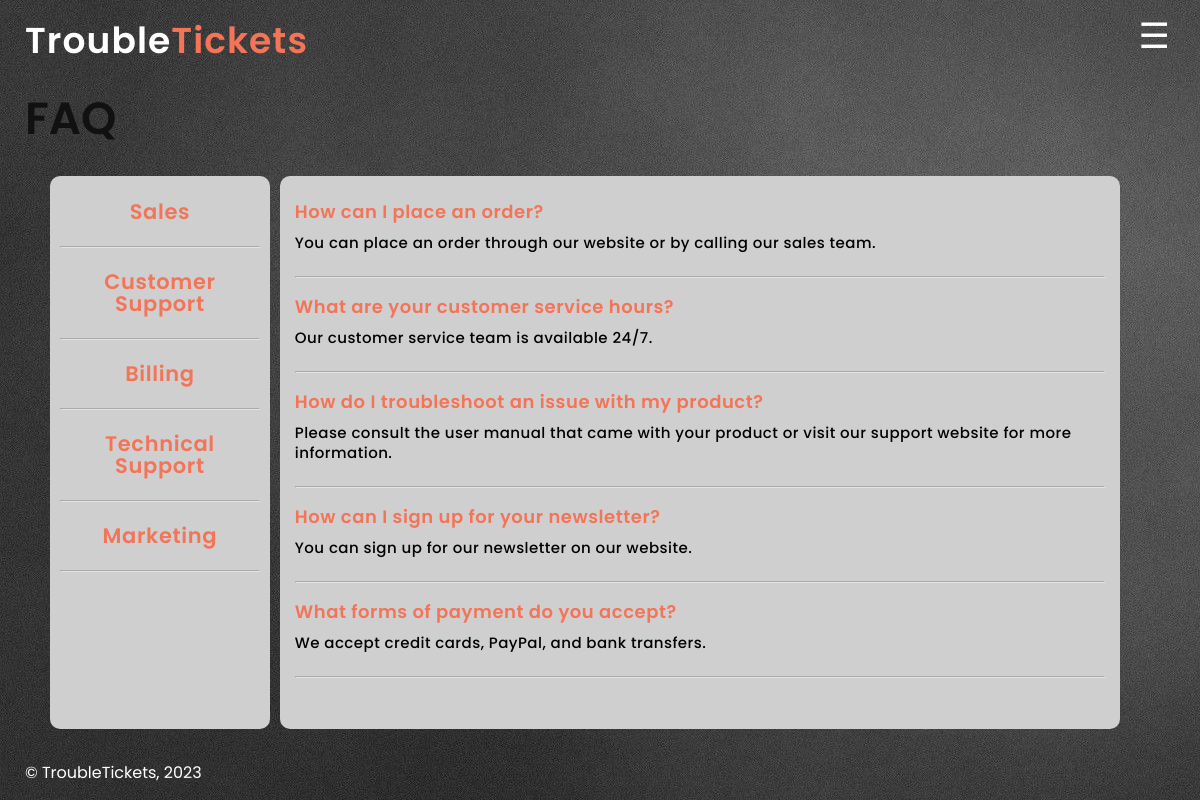
Page /pages/faq.php (signed in) on the committed database.
### tables this page shows
CREATE TABLE DEPARTMENTS (
department_id INTEGER PRIMARY KEY AUTOINCREMENT,
department_name VARCHAR(255) NOT NULL
);

CREATE TABLE FAQS (
faq_id INTEGER PRIMARY KEY AUTOINCREMENT,
department_id INTEGER NOT NULL,
question VARCHAR(255) NOT NULL,
answer VARCHAR(255),
FOREIGN KEY(department_id) REFERENCES DEPARTMENTS(department_id)
);

### pages/faq.php (called while the page is built, shortened)
<?php
require_once(__DIR__ . '/../templates/normal.php');
require_once(__DIR__ . '/../templates/faq_template.php');
$session = new Session();
output_faq_page($session);
?>

### database/department.class.php (called while the page is built, shortened)
<?php
class Department
{
    public function __construct(int $id, string $name)
    {
        $this->id = $id;
        $this->name = (string) $name;
    }
    static function getDepartments(PDO $db, int $count): array
    {
        $stmt = $db->prepare('SELECT department_id, department_name FROM DEPARTMENTS LIMIT ?');
        $stmt->execute(array($count));
        $departments = array();
        while ($department = $stmt->fetch()) {
            $departments[] = new Department(
                $department['department_id'],
                $department['department_name']
            );
        }
        return $departments;
    }
}
?>

### database/faq.class.php (called while the page is built, shortened)
<?php
class FAQ
{
    public function __construct(int $id, int $department_id, string $question, string $answer)
    {
        $this->id = $id;
        $this->question = $question;
        $this->answer = $answer;
    }
    public static function getFAQS(PDO $db, int $count): array
    {
        $stmt = $db->prepare('SELECT faq_id, department_id, question, answer FROM FAQS LIMIT ?');
        $stmt->execute(array($count));
        $faqs = array();
        while ($faq = $stmt->fetch()) {
            $faqs[] = new FAQ(
                $faq['faq_id'],
                $faq['department_id'],
                $faq['question'],
                $faq['answer']
            );
        }
        return $faqs;
    }
}
?>

### templates/faq_template.php (the view, shortened to what this page needs)
<?php
function output_faq_page(Session $session)
{
?>
  <?php
  require_once(__DIR__ . '/../database/connection.db.php');
  require_once(__DIR__ . '/../database/department.class.php');
  $db = getDataBaseConnection(); ?>
  <section id='full-faq' class='full-faq'>
    <h2>FAQ</h2>
    <section id="faq" class="faq">
      <?php output_departments($session); ?>
      <?php output_faq();
      ?>
    </section>
  </section>
<?php
}
?>
<?php
function output_departments(Session $session)
{
  require_once(__DIR__ . '/../database/connection.db.php');
  require_once(__DIR__ . '/../database/department.class.php');
  $db = getDatabaseConnection();
  $departments = Department::getDepartments($db, 10);
?>
  <div class="departments">
    <?php
    foreach ($departments as $department) { ?>
      <h3 data-dep-id='<?php echo $department->id ?>'><?php echo $department->name ?></h3>
      <hr>
    <?php } ?>
  </div>
<?php
}
?>
<?php
function output_faq()
{
  require_once(__DIR__ . '/../database/connection.db.php');
  require_once(__DIR__ . '/../database/faq.class.php');
  $db = getDataBaseConnection();
  $faqs = FAQ::getFAQS($db, 20);
?>
  <div class='questions'>
    <?php
    foreach ($faqs as $faq) {   ?>
      <div class="question" data-faq-id='<?php echo $faq->id ?>'>
        <h4><?php echo $faq->question ?></h4>
        <p> <?php echo $faq->answer ?> </p>
        <hr>
      </div>
    <?php
    } ?>
  </div>
<?php
}
?>

### css/style.css (style rules this page uses)
* { max-width: 100%; max-height: 100%; }
html { background-image: url('/images/grey.jpg'); }
section { padding-left: 25px; padding-top: 15px; }
section h2 { color: #111111; margin: 0px; }
section h3 { color: #FFFFFF; }
section#full-faq div.departments { background-color: #CFCFCF; border-radius: 10px; }
section#full-faq div.questions { background-color: #CFCFCF; border-radius: 10px; padding-left: 15px; padding-right: 15px; width: 75%; }
section#full-faq div.questions .question h4 { word-wrap: break-word; margin: 0px; padding-top: 10px; padding-bottom: 10px; color: #F47458; }
section#full-faq div.questions .question p { word-wrap: break-word; margin: 0px; padding-bottom: 15px; }
section#full-faq div.departments h3 { background-color: #cFcFcF; color: #F47458; padding-top: 15px; padding-bottom: 15px; margin: 3px; text-align: center; }
section#full-faq div.departments h3:first-child { margin-top: 10px; }
section#full-faq div.questions div.question:first-child { margin-top: 15px; }
hr { opacity: 70%; }

### css/text.css (style rules this page uses)
* { font-family: 'Poppins', sans-serif; font-style: normal; }
section h2 { font-weight: 600; font-size: 45px; line-height: 84px; }
section h3 { font-weight: 600; font-size: 21px; line-height: 22px; letter-spacing: 0.03em; }
section p { font-weight: 600; font-size: 17px; line-height: 20px; letter-spacing: 0.03em; }
h4 { font-weight: 600; font-size: 18px; line-height: 22px; letter-spacing: 0.03em; }
div.questions p { font-weight: 500; font-size: 15px; line-height: 20px; letter-spacing: 0.03em; }

### css/layout.css (style rules this page uses)
body { display: grid; grid-template-columns: 75% 10% 15%; grid-template-rows: 0.7fr 1fr 1fr 5.5fr 0.8fr; max-width: 120em; min-width: 20em; margin: 0 auto; max-height: 100%; min-height: 100vh; overflow-x: hidden; overflow-y: auto; }
section { display: flex; flex-direction: column; grid-column: 1/-1; grid-row: 2/5; }
section#faq { display: flex; flex-direction: row; gap: 10px; height: 90%; }
section#full-faq div.departments { padding-left: 10px; padding-right: 10px; }
section#full-faq div.questions { margin-right: 80px; }

### rows in the picture
departments: department_name "Sales"
departments: department_name "Customer Support"
departments: department_name "Billing"
departments: department_name "Technical Support"
departments: department_name "Marketing"
faqs: question "How can I place an order?", answer "You can place an order through our website or by calling our sales team."
faqs: question "What are your customer service hours?", answer "Our customer service team is available 24/7."
faqs: question "How do I troubleshoot an issue with my product?", answer "Please consult the user manual that came with your product or visit our support website for more information."
faqs: question "How can I sign up for your newsletter?", answer "You can sign up for our newsletter on our website."
faqs: question "What forms of payment do you accept?", answer "We accept credit cards, PayPal, and bank transfers."
